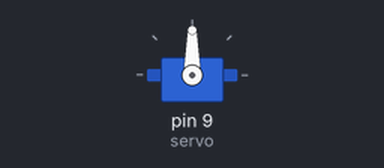
This sketch was run on a simulated Arduino Uno, built with avr-gcc and run on an emulated ATmega328P. On the bench: servo.

Above: at 0.05 s.
Timing chart, 0 to 3.0 s (numbered marks = the images above):
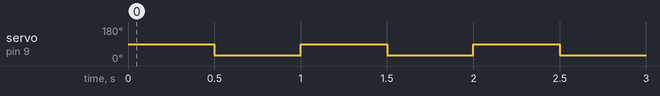

Measured:
- by itself, servo on pin 9 (servo): alternates 90° for 0.50 s and 30° for 0.50 s

The sketch:

6_servo.ino
```cpp
#include <Servo.h>

Servo servo;

void setup()
{
    servo.attach(9);
    servo.write(90);
}

void loop()
{
    servo.write(90);
    delay(500);
    servo.write(30);
    delay(500);
}
```
